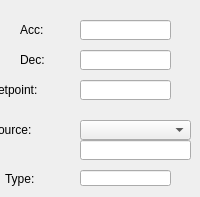
   <widget class="QWidget" name="tab_3">
    <attribute name="title">
     <string>Traj</string>
    </attribute>
    <widget class="caLabel" name="calabel_61">
     <property name="geometry">
      <rect>
       <x>20</x>
       <y>20</y>
       <width>51</width>
       <height>20</height>
      </rect>
     </property>
     <property name="minimumSize">
      <size>
       <width>0</width>
       <height>20</height>
      </size>
     </property>
     <property name="maximumSize">
      <size>
       <width>16777215</width>
       <height>20</height>
      </size>
     </property>
     <property name="text">
      <string>Acc:</string>
     </property>
    </widget>
    <widget class="caTextEntry" name="catextentry_18">
     <property name="geometry">
      <rect>
       <x>80</x>
       <y>20</y>
       <width>91</width>
       <height>20</height>
      </rect>
     </property>
     <property name="minimumSize">
      <size>
       <width>0</width>
       <height>20</height>
      </size>
     </property>
     <property name="maximumSize">
      <size>
       <width>16777215</width>
       <height>20</height>
      </size>
     </property>
     <property name="readOnly">
      <bool>false</bool>
     </property>
     <property name="channel" stdset="0">
      <string notr="true">$(DEV):$(Axis)-AccCmd</string>
     </property>
     <property name="keepFocus">
      <bool>true</bool>
     </property>
    </widget>
    <widget class="caTextEntry" name="catextentry_19">
     <property name="geometry">
      <rect>
       <x>80</x>
       <y>50</y>
       <width>91</width>
       <height>20</height>
      </rect>
     </property>
     <property name="minimumSize">
      <size>
       <width>0</width>
       <height>20</height>
      </size>
     </property>
     <property name="maximumSize">
      <size>
       <width>16777215</width>
       <height>20</height>
      </size>
     </property>
     <property name="readOnly">
      <bool>false</bool>
     </property>
     <property name="channel" stdset="0">
      <string notr="true">$(DEV):$(Axis)-DecCmd</string>
     </property>
     <property name="keepFocus">
      <bool>true</bool>
     </property>
    </widget>
    <widget class="caLabel" name="calabel_66">
     <property name="geometry">
      <rect>
       <x>20</x>
       <y>50</y>
       <width>51</width>
       <height>20</height>
      </rect>
     </property>
     <property name="minimumSize">
      <size>
       <width>0</width>
       <height>20</height>
      </size>
     </property>
     <property name="maximumSize">
      <size>
       <width>16777215</width>
       <height>20</height>
      </size>
     </property>
     <property name="text">
      <string>Dec:</string>
     </property>
    </widget>
    <widget class="caLineEdit" name="calineedit_36">
     <property name="geometry">
      <rect>
       <x>80</x>
       <y>80</y>
       <width>91</width>
       <height>20</height>
      </rect>
     </property>
     <property name="minimumSize">
      <size>
       <width>0</width>
       <height>20</height>
      </size>
     </property>
     <property name="maximumSize">
      <size>
       <width>16777215</width>
       <height>20</height>
      </size>
     </property>
     <property name="channel" stdset="0">
      <string notr="true">$(DEV):$(Axis)-PosSet</string>
     </property>
     <property name="background">
      <color alpha="222">
       <red>192</red>
       <green>192</green>
       <blue>192</blue>
      </color>
     </property>
     <property name="colorMode">
      <enum>caLineEdit::Static</enum>
     </property>
     <property name="precisionMode">
      <enum>caLineEdit::Channel</enum>
     </property>
     <property name="limitsMode">
      <enum>caLineEdit::User</enum>
     </property>
     <property name="unitsEnabled">
      <bool>false</bool>
     </property>
    </widget>
    <widget class="caLabel" name="calabel_71">
     <property name="geometry">
      <rect>
       <x>-10</x>
       <y>80</y>
       <width>81</width>
       <height>20</height>
      </rect>
     </property>
     <property name="minimumSize">
      <size>
       <width>0</width>
       <height>20</height>
      </size>
     </property>
     <property name="maximumSize">
      <size>
       <width>16777215</width>
       <height>20</height>
      </size>
     </property>
     <property name="text">
      <string>Setpoint:</string>
     </property>
    </widget>
    <widget class="caMenu" name="camenu_3">
     <property name="geometry">
      <rect>
       <x>80</x>
       <y>120</y>
       <width>111</width>
       <height>20</height>
      </rect>
     </property>
     <property name="minimumSize">
      <size>
       <width>0</width>
       <height>18</height>
      </size>
     </property>
     <property name="layoutDirection">
      <enum>Qt::LeftToRight</enum>
     </property>
     <property name="channel" stdset="0">
      <string notr="true">$(DEV):$(Axis)-TrjSrcTyp-Cmd</string>
     </property>
    </widget>
    <widget class="caLineEdit" name="calineedit_14">
     <property name="geometry">
      <rect>
       <x>80</x>
       <y>140</y>
       <width>111</width>
       <height>20</height>
      </rect>
     </property>
     <property name="minimumSize">
      <size>
       <width>0</width>
       <height>18</height>
      </size>
     </property>
     <property name="channel" stdset="0">
      <string notr="true">$(DEV):$(Axis)-TrjSrcTyp-RB</string>
     </property>
     <property name="precisionMode">
      <enum>caLineEdit::Channel</enum>
     </property>
     <property name="limitsMode">
      <enum>caLineEdit::User</enum>
     </property>
     <property name="unitsEnabled">
      <bool>true</bool>
     </property>
    </widget>
    <widget class="caLabel" name="calabel_72">
     <property name="geometry">
      <rect>
       <x>-10</x>
       <y>120</y>
       <width>81</width>
       <height>20</height>
      </rect>
     </property>
     <property name="minimumSize">
      <size>
       <width>0</width>
       <height>20</height>
      </size>
     </property>
     <property name="maximumSize">
      <size>
       <width>16777215</width>
       <height>20</height>
      </size>
     </property>
     <property name="text">
      <string>Source:</string>
     </property>
    </widget>
    <widget class="caLabel" name="calabel_74">
     <property name="geometry">
      <rect>
       <x>5</x>
       <y>170</y>
       <width>69</width>
       <height>18</height>
      </rect>
     </property>
     <property name="minimumSize">
      <size>
       <width>69</width>
       <height>18</height>
      </size>
     </property>
     <property name="text">
      <string>Type:</string>
     </property>
    </widget>
    <widget class="caLineEdit" name="calineedit_17">
     <property name="geometry">
      <rect>
       <x>80</x>
       <y>170</y>
       <width>91</width>
       <height>16</height>
      </rect>
     </property>
     <property name="channel" stdset="0">
      <string notr="true">$(DEV):$(Axis)-TrajType</string>
     </property>
     <property name="colorMode">
      <enum>caLineEdit::Default</enum>
     </property>
     <property name="alarmHandling">
      <enum>caLineEdit::onBackground</enum>
     </property>
     <property name="precisionMode">
      <enum>caLineEdit::User</enum>
     </property>
    </widget>
   </widget>
